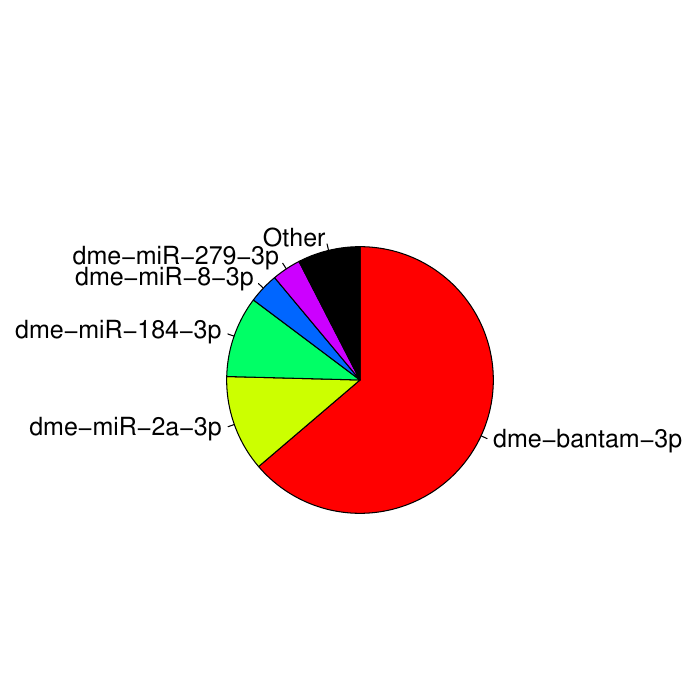

Write R code to recreate this figure.
pdf("FigS1E.pdf", width=7, height=7)
par(mar=c(5, 9, 8, 8), mgp = c(5, 1, 0))

N = 5 #number of top miRNAS to consider

a = read.table("fly_miRNA_counts.txt", header=F, row.names=1, sep="\t")
b = a[1:N,]
b$V2=as.character(b$V2)
b = rbind(b, c("Other", sum(a[(N+1):nrow(a),2])))
b$V3=as.numeric(b$V3)
b
pie(b[,2], labels = b[,1],col=c(rainbow(N),"black"), clockwise = T, cex.main = 2, cex=1.5)
